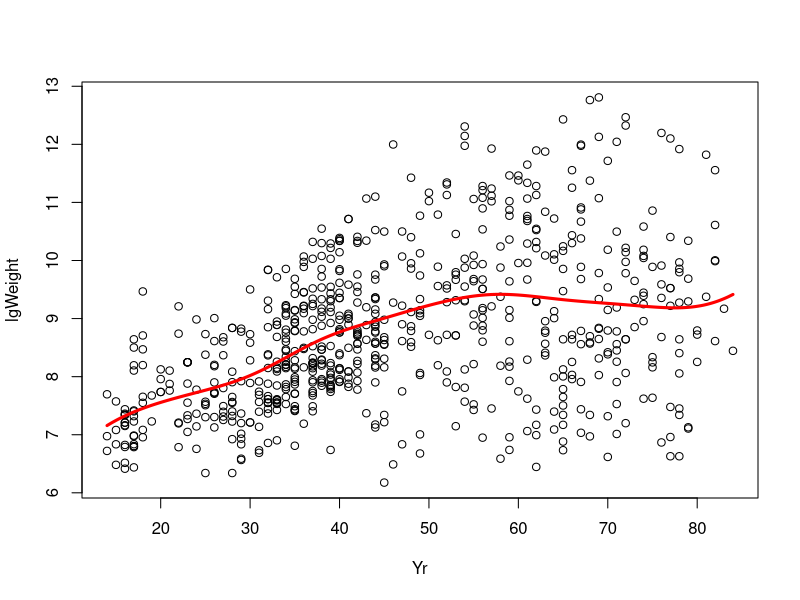
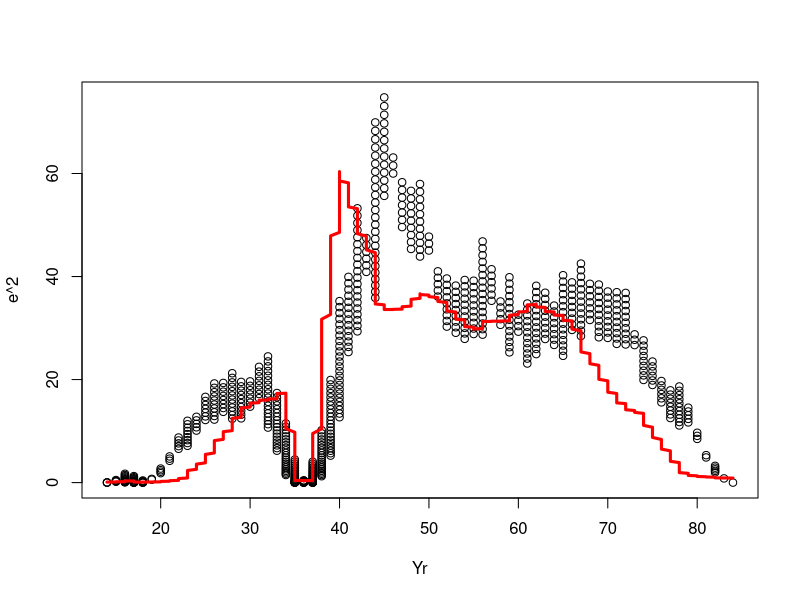
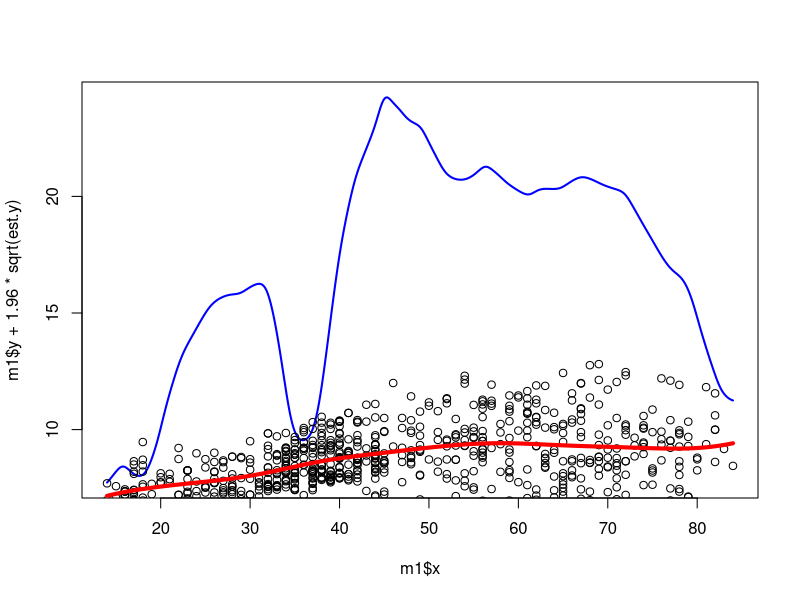

Here is the R script that generated these plots, in order:
library(KernSmooth)
library(sm)

data(aircraft)
attach(aircraft)

lgWeight <- log(Weight)

# Look a the bandwith chooser file in the raco
bw.chooser <- function(x, y){
  dpill.bw <- dpill(x, y)
  mean(dpill.bw)
}

plot(Yr, lgWeight)

bw <- bw.chooser(Yr, lgWeight)
m1 <- locpoly(Yr, lgWeight, bandwidth = bw, degree=1, drv=0, gridsize = length(Yr))
points(m1, col="red", type='l', lwd=3)

e <- Yr - m1$x
summary(e)
# Error compared to our data
plot(Yr, e^2)

z <- log(e^2)
summary(z)
z[is.infinite(z)] <- 0

# Choose Bandwidth
bw <- bw.chooser(Yr, z)
q <- locpoly(Yr, z,  bandwidth = bw, degree=1, drv=0, gridsize = length(Yr)) 
est.y <- exp(q$y)
est.x <- exp(q$x)
summary(est.y)
summary(est.x)
# How close is our estimator
points(Yr, est.y, col="red", type='l', lwd=3)
# How differnet is our error
plot(m1$x, m1$y + 1.96*sqrt(est.y), col="blue", type='l', lwd=2)
points(Yr, lgWeight)
points(m1, col="red", type='l', lwd=4)
